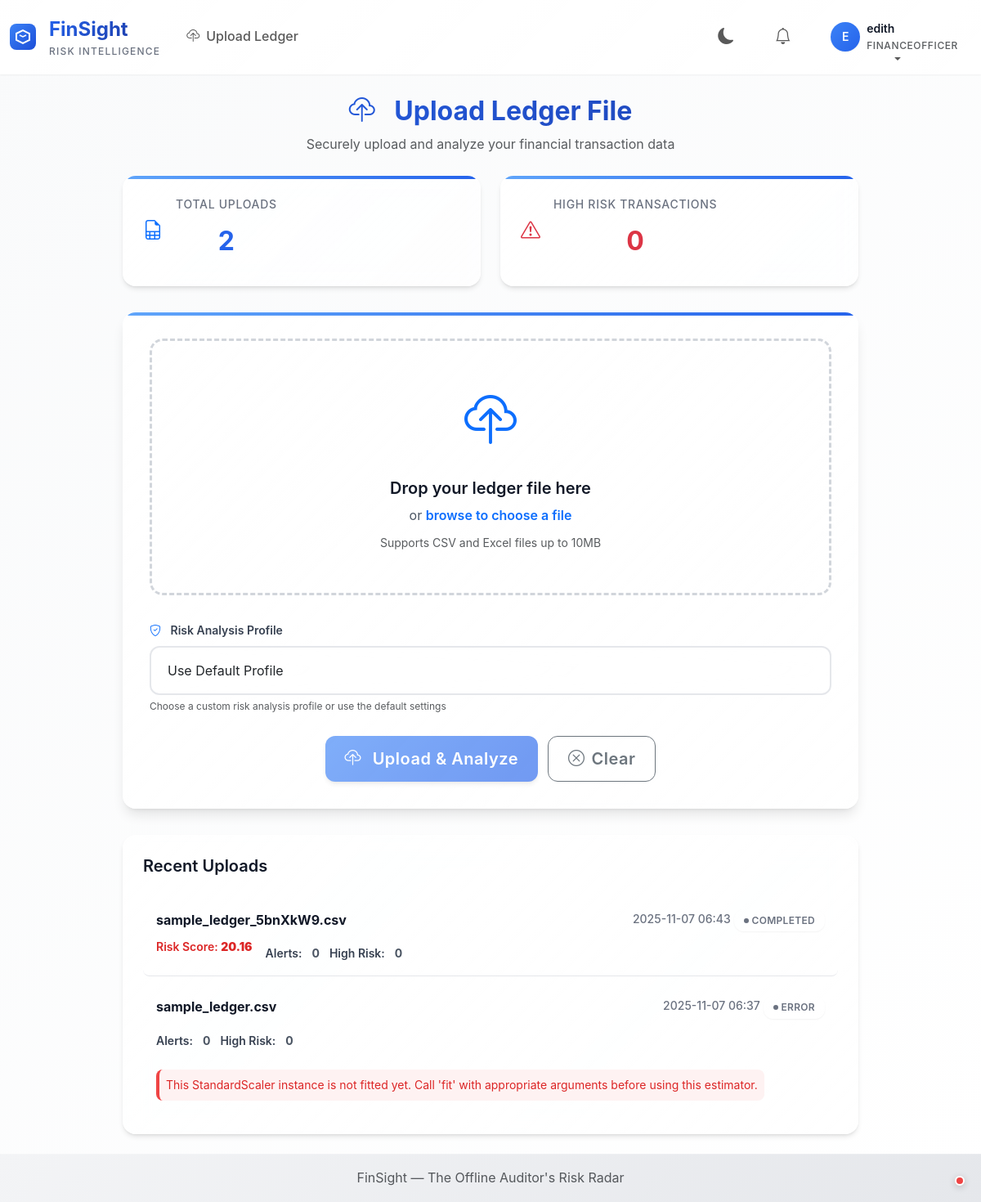
Screenshot of /upload/ (signed in) with the database file from the repository.
### core/models.py (models this page shows, shortened)
class LedgerUpload(models.Model):
    STATUS_CHOICES = [
        ('pending', 'Pending Analysis'),
        ('processing', 'Processing'),
        ('completed', 'Analysis Complete'),
        ('error', 'Error'),
    ]
    file = models.FileField(
        upload_to='ledgers/',
        validators=[FileExtensionValidator(allowed_extensions=['csv', 'xlsx'])]
    )
    filename = models.CharField(max_length=255)
    uploaded_at = models.DateTimeField(auto_now_add=True)
    uploaded_by = models.ForeignKey(User, on_delete=models.CASCADE)
    status = models.CharField(
        max_length=20,
        choices=STATUS_CHOICES,
        default='pending'
    )
    error_message = models.TextField(blank=True)
    risk_score = models.FloatField(null=True, blank=True)
    risk_factors = models.JSONField(default=dict)
    transaction_count = models.IntegerField(default=0)
    high_risk_count = models.IntegerField(default=0)
    processed_at = models.DateTimeField(null=True, blank=True)
    processing_time = models.DurationField(null=True, blank=True)
    risk_profile = models.ForeignKey(
        RiskProfile,
        on_delete=models.SET_NULL,
        null=True,
        blank=True,
        help_text="Risk profile used for analysis"
    )
    class Meta:
        ordering = ['-uploaded_at']

### core/views.py (the view)
# urls.py: path('upload/', views.upload_ledger, name='upload_ledger'),
@login_required
@user_passes_test(can_upload_ledger)
def upload_ledger(request):
    if request.method == 'POST':
        form = UploadLedgerForm(request.POST, request.FILES)
        if form.is_valid():
            ledger = form.save(commit=False)
            ledger.uploaded_by = request.user
            ledger.filename = request.FILES['file'].name
            ledger.status = 'processing'
            risk_profile_id = request.POST.get('risk_profile')
            if risk_profile_id:
                try:
                    ledger.risk_profile = RiskProfile.objects.get(id=risk_profile_id)
                except RiskProfile.DoesNotExist:
                    pass
            ledger.save()
            try:
                file_path = os.path.join(settings.MEDIA_ROOT, str(ledger.file))
                overall_risk, high_risk_count = process_ledger_file(file_path, ledger)
                messages.success(
                    request,
                    f'Ledger processed successfully. Overall risk score: {overall_risk:.2f}'
                )
                if is_in_group(request.user, 'Auditor') or is_in_group(request.user, 'Admin'):
                    high_risk_transactions = Transaction.objects.filter(
                        ledger_upload=ledger,
                        risk_score__gt=70
                    ).order_by('-risk_score')[:3]
                    if high_risk_transactions:
                        risk_msg = "Top risky transactions:\n"
                        for tx in high_risk_transactions:
                            risk_msg += (
                                f"- {tx.description}: "
                                f"${tx.amount:,.2f} "
                                f"(Risk: {tx.risk_score:.1f})\n"
                            )
                        messages.info(request, risk_msg)
                    alerts = Alert.objects.filter(
                        transaction__ledger_upload=ledger
                    ).count()
                    if alerts:
                        messages.info(
                            request,
                            f"{alerts} alert{'s' if alerts != 1 else ''} generated and assigned to reviewers."
                        )
            except Exception as e:
                ledger.status = 'error'
                ledger.error_message = str(e)
                ledger.save()
                messages.error(request, f'Error processing file: {str(e)}')
            return redirect('upload_ledger')
    else:
        form = UploadLedgerForm()
    risk_profiles = RiskProfile.objects.filter(is_active=True).order_by('-created_at')
    recent_uploads = LedgerUpload.objects.filter(
        uploaded_by=request.user
    ).select_related('risk_profile').annotate(
        alert_count=Count('transaction__alerts'),
        calculated_high_risk_count=Count(
            'transaction',
            filter=Q(transaction__risk_score__gt=70)
        )
    ).order_by('-uploaded_at')[:5]
    upload_count = LedgerUpload.objects.filter(uploaded_by=request.user).count()
    high_risk_count = Transaction.objects.filter(
        ledger_upload__uploaded_by=request.user,
        risk_score__gt=70
    ).count()
    return render(request, 'core/upload_ledger.html', {
        'form': form,
        'risk_profiles': risk_profiles,
        'recent_uploads': recent_uploads,
        'upload_count': upload_count,
        'high_risk_count': high_risk_count
    })

### core/forms.py (shortened to what this page needs)
class UploadLedgerForm(forms.ModelForm):
    risk_profile = forms.ModelChoiceField(
        queryset=RiskProfile.objects.filter(is_active=True),
        required=False,
        empty_label="Default Risk Profile",
        help_text="Select a risk profile for analysis"
    )
    class Meta:
        model = LedgerUpload
        fields = ['file', 'risk_profile']
        widgets = {
            'file': forms.FileInput(attrs={
                'class': 'form-control',
                'accept': '.csv,.xlsx'
            })
        }

### core/templatetags/group_filters.py (called while the page is built)
@register.filter(name="has_group")
def has_group(user, group_name):
    if not hasattr(user, "groups"):
        return False
    return user.groups.filter(name=group_name).exists()

### core/views.py (called while the page is built)
def is_in_group(user, group_name):
    if not user.is_authenticated:
        return False
    if user.is_superuser:
        return group_name != 'Guest'
    return user.groups.filter(name=group_name).exists()

def can_upload_ledger(user):
    return any(is_in_group(user, role) for role in ['Admin', 'Auditor', 'FinanceOfficer'])

### templates/core/upload_ledger.html (shortened to what this page needs)
{% extends 'core/base.html' %}
{% block content %}
<div class="upload-container">
    <div class="dashboard-header">
        <h2 class="mb-2">
            <i class="bi bi-cloud-upload text-primary me-3"></i>
            Upload Ledger File
        </h2>
        <p class="text-muted mb-4">Securely upload and analyze your financial transaction data</p>
        <div class="stats-summary">
            <div class="stat-card animate-fade-in-scale">
                <div class="d-flex align-items-center">
                    <div class="stat-icon me-3">
                        <i class="bi bi-file-earmark-spreadsheet text-primary fs-4"></i>
                    </div>
                    <div>
                        <span class="stat-label">Total Uploads</span>
                        <span class="stat-value">{{ upload_count }}</span>
                    </div>
                </div>
            </div>
            <div class="stat-card animate-fade-in-scale">
                <div class="d-flex align-items-center">
                    <div class="stat-icon me-3">
                        <i class="bi bi-exclamation-triangle text-danger fs-4"></i>
                    </div>
                    <div>
                        <span class="stat-label">High Risk Transactions</span>
                        <span class="stat-value text-danger">{{ high_risk_count }}</span>
                    </div>
                </div>
            </div>
        </div>
    </div>
    <form method="post" enctype="multipart/form-data" class="upload-form animate-fade-in-up" id="uploadForm">
        <div class="file-upload-area" id="fileUploadArea">
            <div class="upload-zone" id="uploadZone">
                <div class="upload-icon">
                    <i class="bi bi-cloud-upload text-primary" id="uploadIcon"></i>
                </div>
                <div class="upload-text">
                    <h5 class="upload-title">Drop your ledger file here</h5>
                    <p class="upload-subtitle">or <span class="text-primary fw-semibold">browse to choose a file</span></p>
                    <small class="text-muted">Supports CSV and Excel files up to 10MB</small>
                </div>
            </div>
        </div>
        <div class="form-section">
            <label for="id_risk_profile" class="form-label fw-semibold">
                <i class="bi bi-shield-check text-primary me-2"></i>
                Risk Analysis Profile
            </label>
            <select name="risk_profile" id="id_risk_profile" class="form-select">
                <option value="">Use Default Profile</option>
            </select>
            <small class="form-text text-muted">Choose a custom risk analysis profile or use the default settings</small>
        </div>
        <div class="form-actions">
            <button type="submit" class="btn btn-primary btn-lg btn-ripple" id="uploadBtn" disabled>
                <i class="bi bi-cloud-upload me-2"></i>
                <span id="uploadBtnText">Upload & Analyze</span>
            </button>
            <button type="button" class="btn btn-outline-secondary btn-lg" onclick="clearForm()">
                <i class="bi bi-x-circle me-2"></i>Clear
            </button>
        </div>
    </form>
    {% if recent_uploads %}
    <div class="recent-uploads">
        <h3>Recent Uploads</h3>
        <ul>
            {% for upload in recent_uploads %}
            <li class="upload-item">
                <div class="upload-main">
                    <strong>{{ upload.filename }}</strong>
                    <span class="upload-meta">
                        {{ upload.uploaded_at|date:"Y-m-d H:i" }}
                        <span class="status-badge status-{{ upload.status }}">
                            {{ upload.status|title }}
                        </span>
                    </span>
                </div>
                <div class="upload-details">
                    {% if upload.risk_score %}
                    <div class="risk-info">
                        <span class="label">Risk Score:</span>
                        <strong>{{ upload.risk_score|floatformat:2 }}</strong>
                    </div>
                    {% endif %}
                    <div class="stats-info">
                        <span class="label">Alerts:</span>
                        <strong>{{ upload.alert_count }}</strong>
                        <span class="label ml-3">High Risk:</span>
                        <strong>{{ upload.calculated_high_risk_count }}</strong>
                    </div>
                    {% if upload.error_message %}
                    <div class="error-message">
                        {{ upload.error_message }}
                    </div>
                    {% endif %}
                </div>
            </li>
            {% endfor %}
        </ul>
    </div>
    {% endif %}
</div>
{% endblock %}

### templates/core/base.html (shortened to what this page needs)
{% load static group_filters metric_formatters %}
<!doctype html>
<html lang="en" data-bs-theme="light">
  <head>
    <link href="{% static 'core/css/bootstrap.min.css' %}" rel="stylesheet">
    <link href="{% static 'core/css/bootstrap-icons.css' %}" rel="stylesheet">
    <link href="{% static 'core/css/dataTables.bootstrap5.min.css' %}" rel="stylesheet">
    <link rel="stylesheet" href="{% static 'core/css/styles.css' %}">
  </head>
  <body data-user-id="{% if user.is_authenticated %}{{ user.id }}{% endif %}">
    <nav class="navbar navbar-expand-lg">
      <div class="container-fluid">
        <a class="navbar-brand d-flex align-items-center" href="/">
          <div class="brand-icon me-3">
          </div>
          <div class="brand-text">
            <strong>FinSight</strong>
            <div class="brand-subtitle">Risk Intelligence</div>
          </div>
        </a>
        <div class="collapse navbar-collapse" id="navbarNav">
          {% if user.is_authenticated %}
            <ul class="navbar-nav me-auto">
              {% if user.is_superuser or user|has_group:'FinanceOfficer' or user|has_group:'Auditor' or user|has_group:'Admin' %}
                <li class="nav-item">
                  <a class="nav-link" href="{% url 'upload_ledger' %}">
                    <i class="bi bi-cloud-upload me-2"></i>Upload Ledger
                  </a>
                </li>
              {% endif %}
            </ul>
            <ul class="navbar-nav d-flex align-items-center">
              <li class="nav-item me-3">
                <button class="btn btn-link nav-link p-2" id="themeSwitcher" title="Toggle theme">
                  <i class="bi bi-moon-fill theme-icon-dark d-none fs-5"></i>
                </button>
              </li>
              <li class="nav-item me-3 d-none d-lg-block">
                <button class="btn btn-link nav-link p-2 position-relative" title="Notifications">
                  <i class="bi bi-bell fs-5"></i>
                </button>
              </li>
              <li class="nav-item dropdown">
                <a class="nav-link dropdown-toggle d-flex align-items-center" href="#" id="userMenu" role="button" data-bs-toggle="dropdown">
                  <div class="user-avatar me-2">
                    <div class="avatar-circle">
                      {{ user.first_name|first|default:user.username|first|upper }}
                    </div>
                  </div>
                  <div class="user-info d-none d-lg-block">
                    <div class="user-name">{{ user.get_full_name|default:user.username }}</div>
                    <div class="user-role text-muted small">{{ user.groups.first.name|default:'User' }}</div>
                  </div>
                </a>
              </li>
            </ul>
          {% endif %}
        </div>
      </div>
    </nav>
    <main class="container py-4">
      {% block content %}{% endblock %}
    </main>
    <footer class="footer mt-auto py-3 bg-light">
      <div class="container text-center">
        <span class="text-muted">FinSight — The Offline Auditor's Risk Radar</span>
      </div>
    </footer>
    <div id="ws-status" class="ws-status" title="WebSocket Connection Status"></div>
  </body>
</html>

### rows the page displays
LedgerUpload: filename "sample_ledger_5bnXkW9.csv", uploaded_at "2025-11-07 06:43", status "COMPLETED", risk_score "20.16", alert_count "0", calculated_high_risk_count "0"
LedgerUpload: filename "sample_ledger.csv", uploaded_at "2025-11-07 06:37", status "ERROR", alert_count "0", calculated_high_risk_count "0", error_message "This StandardScaler instance is not fitted yet. Call 'fit' with appropriate arguments before using this estimator."

### other values shown
{{ user.first_name|first|default:user.username|first|upper }} "E"
{{ user.get_full_name|default:user.username }} "edith"
{{ user.groups.first.name|default:'User' }} "FINANCEOFFICER"
{{ upload_count }} "2"
{{ high_risk_count }} "0"
